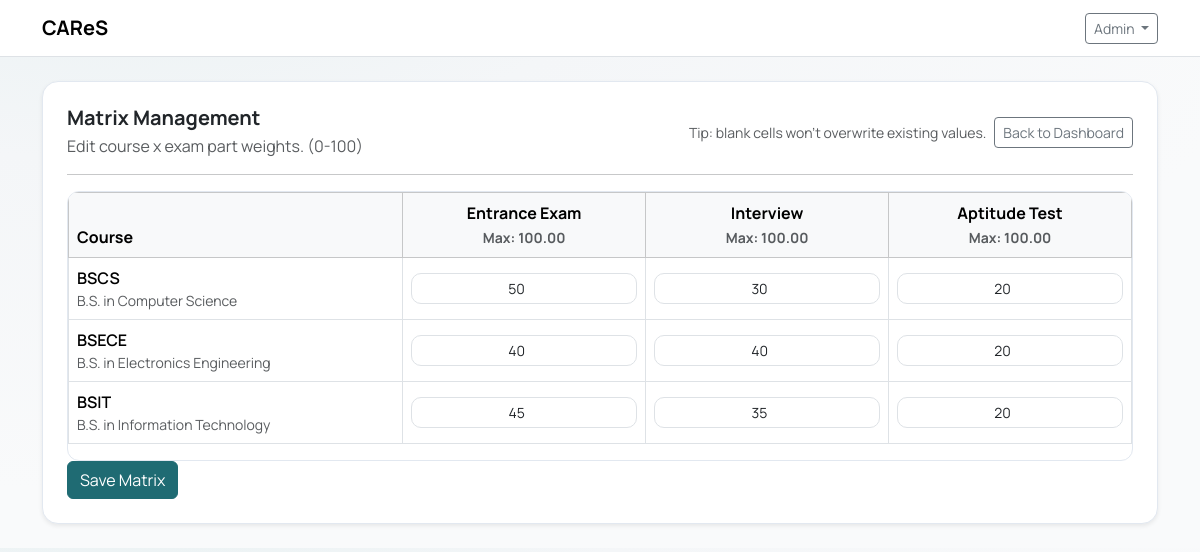
The page /administrator/matrix (signed in) on the database as committed earlier.
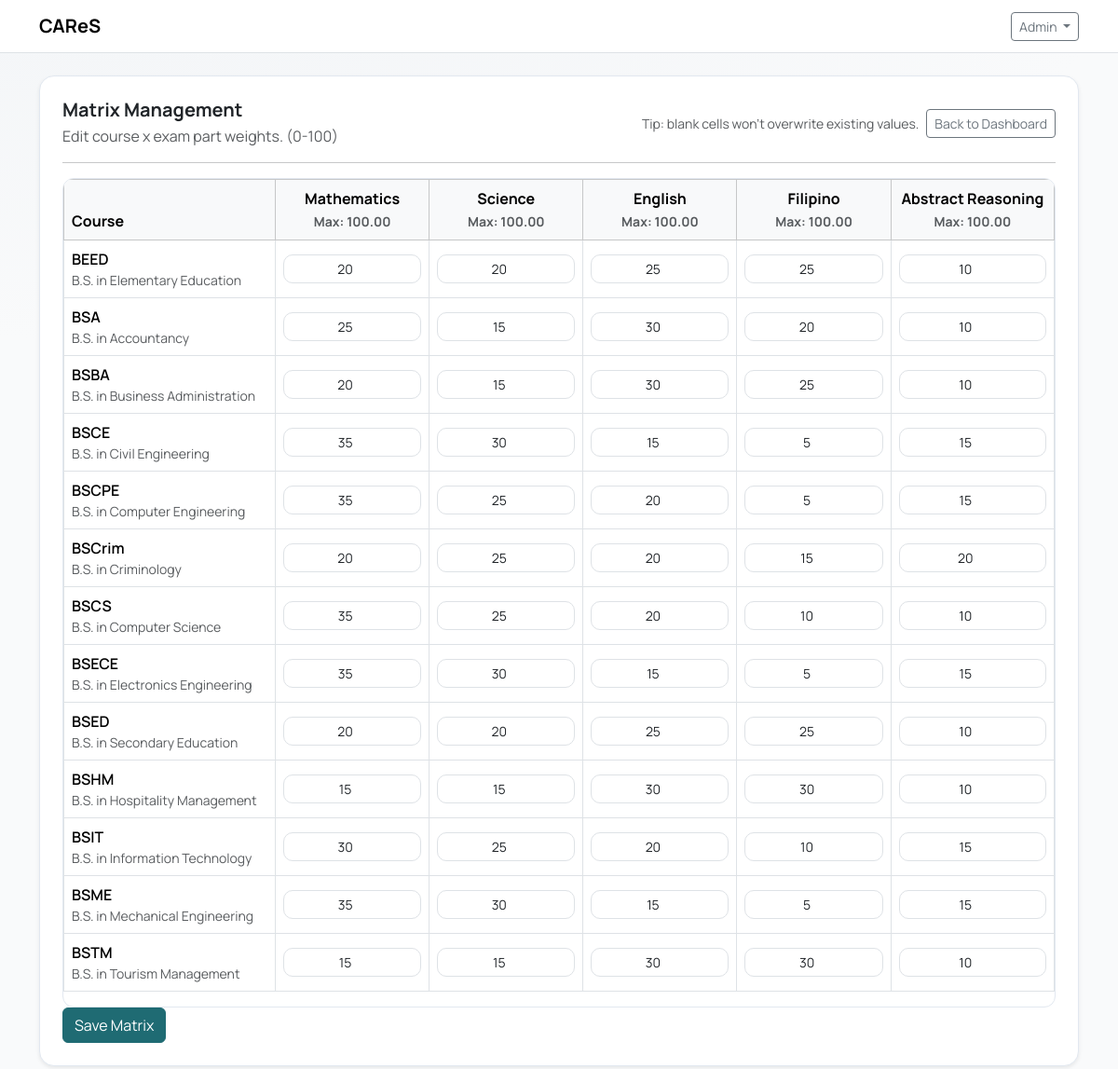
The same page on the database as committed later.
### tables this page shows
CREATE TABLE exam_parts (
    id INT UNSIGNED AUTO_INCREMENT PRIMARY KEY,
    name VARCHAR(100) NOT NULL,
    max_score DECIMAL(6,2) NOT NULL DEFAULT 100.00,
    is_deleted TINYINT(1) NOT NULL DEFAULT 0,
    created_at TIMESTAMP NOT NULL DEFAULT CURRENT_TIMESTAMP,
    updated_at TIMESTAMP NULL DEFAULT NULL ON UPDATE CURRENT_TIMESTAMP,
    deleted_at DATETIME NULL,
    UNIQUE KEY uk_exam_parts_name (name),
    INDEX idx_exam_parts_deleted (is_deleted)
);

CREATE TABLE courses (
    id INT UNSIGNED AUTO_INCREMENT PRIMARY KEY,
    course_code VARCHAR(20) NOT NULL,
    course_name VARCHAR(255) NOT NULL,
    is_deleted TINYINT(1) NOT NULL DEFAULT 0,
    created_at TIMESTAMP NOT NULL DEFAULT CURRENT_TIMESTAMP,
    updated_at TIMESTAMP NULL DEFAULT NULL ON UPDATE CURRENT_TIMESTAMP,
    deleted_at DATETIME NULL,
    UNIQUE KEY uk_courses_code (course_code),
    INDEX idx_courses_deleted (is_deleted)
);

### core/View.php (called while the page is built, shortened)
<?php
final class View
{
    public static function render(string $viewPath, array $data = []): void
    {
        require __DIR__ . '/../app/Views/layouts/main.php';
    }
}

### app/Controllers/AdminController.php (called while the page is built, shortened)
<?php
final class AdminController
{
    public static function matrix(): void
    {
        $courses = WeightsService::getCourses();
        $parts = WeightsService::getExamParts();
        $weightsMap = WeightsService::getWeightsMap();
        View::render('admin/matrix', [
            'title' => 'Matrix Management',
            'courses' => $courses,
            'parts' => $parts,
            'weightsMap' => $weightsMap,
            'success' => null,
            'error' => null,
        ]);
    }
}

### core/Router.php (called while the page is built, shortened)
<?php
final class Router
{
    private array $routes = ['GET' => [], 'POST' => []];
    public function get(string $path, callable $handler): void
    {
        $this->routes['GET'][$path] = $handler;
    }
    public function post(string $path, callable $handler): void
    {
        $this->routes['POST'][$path] = $handler;
    }
    public function dispatch(string $method, string $path): void
    {
        $handler = $this->routes[$method][$path] ?? null;
        $handler();
    }
}

### public/index.php (called while the page is built, shortened)
<?php
$router = new Router();
$uri = parse_url($_SERVER['REQUEST_URI'] ?? '/', PHP_URL_PATH) ?: '/';
$path = str_starts_with($uri, BASE_PATH) ? substr($uri, strlen(BASE_PATH)) : $uri;
$path = $path === '' ? '/' : $path;
$method = $_SERVER['REQUEST_METHOD'] ?? 'GET';
$router->get('/', fn() => redirect('/login'));
$router->get('/login', [AuthController::class, 'showLogin']);
$router->post('/login', [AuthController::class, 'login']);
$router->get('/logout', [AuthController::class, 'logout']);
$router->get('/register', [AuthController::class, 'showRegister']);
$router->post('/register', [AuthController::class, 'register']);
$router->get('/verify-email', [AuthController::class, 'showVerifyEmail']);
$router->post('/verify-email', [AuthController::class, 'verifyEmail']);
$router->post('/verify-email/resend', [AuthController::class, 'resendVerifyEmail']);
$router->get('/force-password-change', [AuthController::class, 'showForcePasswordChange']);
$router->post('/force-password-change', [AuthController::class, 'forcePasswordChange']);
$router->get('/forgot-password', [AuthController::class, 'showForgotPassword']);
$router->post('/forgot-password', [AuthController::class, 'forgotPassword']);
$router->get('/reset-password', [AuthController::class, 'showResetPassword']);
$router->post('/reset-password', [AuthController::class, 'resetPassword']);
$router->get('/admin', fn() => redirect('/administrator'));
$router->get('/guidance', fn() => redirect('/admission'));
$router->get('/administrator', [AdminController::class, 'dashboard']);
$router->get('/administrator/accounts', function () {
    RoleMiddleware::requireRole('administrator');
    AccountsController::index();
});
$router->get('/administrator/accounts/create', function () {
    RoleMiddleware::requireRole('administrator');
    AccountsController::create();
});
$router->post('/administrator/accounts/create', function () {
    RoleMiddleware::requireRole('administrator');
    AccountsController::store();
});
$router->get('/administrator/accounts/edit', function () {
    RoleMiddleware::requireRole('administrator');
    AccountsController::edit();
});
$router->post('/administrator/accounts/edit', function () {
    RoleMiddleware::requireRole('administrator');
    AccountsController::update();
});
$router->post('/administrator/accounts/toggle', function () {
    RoleMiddleware::requireRole('administrator');
    AccountsController::toggleActive();
});
$router->post('/administrator/accounts/reset-password', function () {
    RoleMiddleware::requireRole('administrator');
    AccountsController::resetPassword();
});
$router->post('/administrator/accounts/verify', function () {
    RoleMiddleware::requireRole('administrator');
    AccountsController::verify();
});
$router->post('/administrator/accounts/reject', function () {
    RoleMiddleware::requireRole('administrator');
    AccountsController::reject();
});
$router->get('/administrator/matrix', [AdminController::class, 'matrix']);
$router->post('/administrator/matrix', [AdminController::class, 'saveMatrix']);
$router->get('/administrator/scores', [AdminController::class, 'scores']);
$router->get('/administrator/scores/view', [AdminController::class, 'viewScores']);
$router->get('/administrator/results', [AdminController::class, 'results']);
$router->get('/administrator/logs', [AdminController::class, 'logs']);
$router->get('/administrator/reports', [AdminController::class, 'reports']);
$router->get('/administrator/profile', [AdminController::class, 'profile']);
$router->post('/administrator/profile', [AdminController::class, 'updateProfile']);
$router->post('/administrator/profile/password', [AdminController::class, 'updatePassword']);
$router->get('/administrator/students', function () {
    RoleMiddleware::requireRole('administrator');
    AccountsController::students();
});
$router->get('/administrator/students/create', function () {
    RoleMiddleware::requireRole('administrator');
    AccountsController::createStudent();
});
$router->post('/administrator/students/create', function () {
    RoleMiddleware::requireRole('administrator');
    AccountsController::storeStudent();
});
$router->get('/administrator/students/edit', function () {
    RoleMiddleware::requireRole('administrator');
    AccountsController::editStudent();
});
$router->post('/administrator/students/edit', function () {
    RoleMiddleware::requireRole('administrator');
    AccountsController::updateStudent();
});
$router->get('/admission', [AdmissionController::class, 'dashboard']);
$router->get('/admission/encode', [AdmissionController::class, 'encode']);
$router->get('/admission/encode/edit', [AdmissionController::class, 'editScores']);
$router->post('/admission/encode/edit', [AdmissionController::class, 'saveScores']);
$router->get('/admission/results', [AdmissionController::class, 'results']);
$router->get('/admission/storage', [AdmissionController::class, 'storage']);
$router->get('/admission/storage/edit', [AdmissionController::class, 'editStoredScores']);
$router->get('/admission/students', [AdmissionController::class, 'students']);
$router->get('/admission/students/edit', [AdmissionController::class, 'editStudent']);
$router->post('/admission/students/edit', [AdmissionController::class, 'updateStudent']);
$router->dispatch($method, $path);

### core/Helpers.php (called while the page is built, shortened)
<?php
function e(string $value): string
{
    return htmlspecialchars($value, ENT_QUOTES, 'UTF-8');
}

### core/Database.php (called while the page is built, shortened)
<?php
final class Database
{
    private static ?PDO $pdo = null;
    public static function pdo(): PDO
    {
        if (self::$pdo instanceof PDO) {
            return self::$pdo;
        }
        $dsn = sprintf(
            'mysql:host=%s;dbname=%s;charset=%s',
            DB_HOST,
            DB_NAME,
            DB_CHARSET
        );
        $options = [
            PDO::ATTR_ERRMODE            => PDO::ERRMODE_EXCEPTION,
            PDO::ATTR_DEFAULT_FETCH_MODE => PDO::FETCH_ASSOC,
            PDO::ATTR_EMULATE_PREPARES   => false,
        ];
        try {
            self::$pdo = new PDO($dsn, DB_USER, DB_PASS, $options);
            self::$pdo->exec("SET time_zone = '+08:00'");
            return self::$pdo;
        } catch (PDOException $e) {
            if (APP_DEBUG) {
                exit('DB Error: ' . e($e->getMessage()));
            }
            exit('Database connection failed.');
        }
    }
}

### app/Services/WeightsService.php (called while the page is built, shortened)
<?php
final class WeightsService
{
    public static function getExamParts(): array
    {
        $sql = "SELECT id, name, max_score
                FROM exam_parts
                WHERE is_deleted = 0
                ORDER BY id ASC";
        return Database::pdo()->query($sql)->fetchAll();
    }
    public static function getCourses(): array
    {
        $sql = "SELECT id, course_code, course_name
                FROM courses
                WHERE is_deleted = 0
                ORDER BY course_code ASC";
        return Database::pdo()->query($sql)->fetchAll();
    }
    public static function getWeightsMap(): array
    {
        $sql = "SELECT course_id, exam_part_id, weight
                FROM weights
                WHERE is_deleted = 0";
        $rows = Database::pdo()->query($sql)->fetchAll();
        $map = [];
        foreach ($rows as $r) {
            $map[(int)$r['course_id']][(int)$r['exam_part_id']] = (float)$r['weight'];
        }
        return $map;
    }
}

### app/Views/admin/matrix.php (the view, shortened to what the changed rows need)
<div class="card shadow-sm">
    <div class="card-body">
        <?php if (empty($courses) || empty($parts)): ?>
            <div class="alert alert-warning mb-0">
                Missing data. Make sure you have courses and exam parts seeded.
            </div>
        <?php else: ?>
            <div class="d-none d-md-block">
                <form method="post" action="<?= e(BASE_PATH) ?>/administrator/matrix">
                    <div class="table-responsive">
                        <table class="table table-bordered align-middle">
                            <thead class="table-light">
                                <tr>
                                    <th style="min-width:220px;">Course</th>
                                    <?php foreach ($parts as $p): ?>
                                        <th class="text-center" style="min-width:160px;">
                                            <?= e($p['name']) ?><br>
                                            <span class="text-muted small">Max: <?= e((string)$p['max_score']) ?></span>
                                        </th>
                                    <?php endforeach; ?>
                                </tr>
                            </thead>
                            <tbody>
                                <?php foreach ($courses as $c): ?>
                                    <tr>
                                        <td>
                                            <div class="fw-semibold"><?= e($c['course_code']) ?></div>
                                            <div class="text-muted small"><?= e($c['course_name']) ?></div>
                                        </td>
                                        <?php foreach ($parts as $p): ?>
                                            <?php
                                            $courseId = (int)$c['id'];
                                            $partId = (int)$p['id'];
                                            $val = $weightsMap[$courseId][$partId] ?? '';
                                            ?>
                                            <td class="text-center">
                                                <input
                                                    class="form-control form-control-sm text-center"
                                                    type="number"
                                                    step="0.01"
                                                    min="0"
                                                    max="100"
                                                    name="weights[<?= e((string)$courseId) ?>][<?= e((string)$partId) ?>]"
                                                    value="<?= e($val === '' ? '' : (string)$val) ?>">
                                            </td>
                                        <?php endforeach; ?>
                                    </tr>
                                <?php endforeach; ?>
                            </tbody>
                        </table>
                    </div>
                </form>
            </div>
        <?php endif; ?>
    </div>
</div>

Rows that differ between the two databases and show on the page:
changed exam_parts: name "Entrance Exam" → "Mathematics"
changed exam_parts: name "Interview" → "Science"
changed exam_parts: name "Aptitude Test" → "English"
added exam_parts: name "Filipino", max_score "100.00", $courseId "10", $courseId "5"
added exam_parts: name "Abstract Reasoning", max_score "100.00", $courseId "10", $courseId "15"
added courses: course_code "BEED", course_name "B.S. in Elementary Education", id "20", id "25", id "10"
added courses: course_code "BSA", course_name "B.S. in Accountancy", id "25", id "15", id "30", id "20", id "10"
added courses: course_code "BSBA", course_name "B.S. in Business Administration", id "20", id "15", id "30", id "25", id "10"
added courses: course_code "BSCE", course_name "B.S. in Civil Engineering", id "35", id "30", id "15", id "5"
added courses: course_code "BSCPE", course_name "B.S. in Computer Engineering", id "35", id "25", id "20", id "5", id "15"
added courses: course_code "BSCrim", course_name "B.S. in Criminology", id "20", id "25", id "15"
computed for courses "BSCS": id "50" → "35"; id "30" → "25"
computed for courses "BSECE": id "40" → "35"; id "40" → "30"; id "20" → "15"
added courses: course_code "BSED", course_name "B.S. in Secondary Education", id "20", id "25", id "10"
added courses: course_code "BSHM", course_name "B.S. in Hospitality Management", id "15", id "30", id "10"
computed for courses "BSIT": id "45" → "30"; id "35" → "25"
added courses: course_code "BSME", course_name "B.S. in Mechanical Engineering", id "35", id "30", id "15", id "5"
added courses: course_code "BSTM", course_name "B.S. in Tourism Management", id "15", id "30", id "10"
